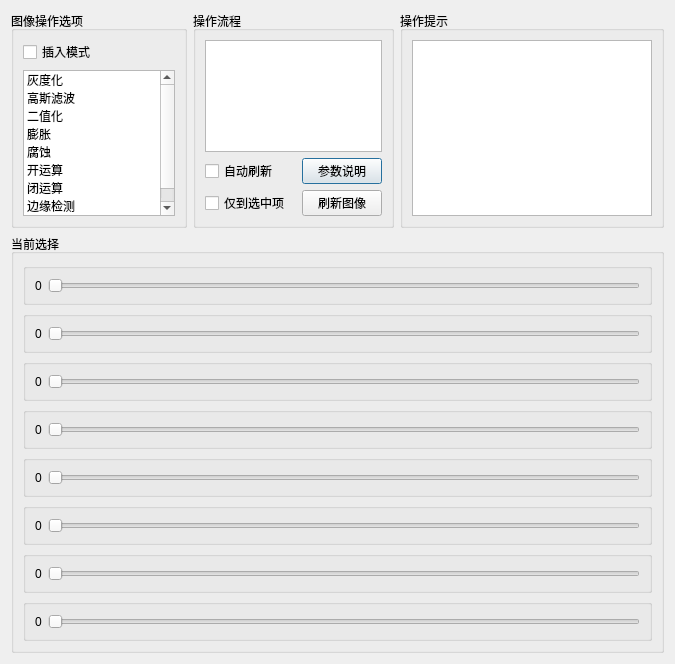
<?xml version="1.0" encoding="UTF-8"?>
<ui version="4.0">
 <class>ChildParam</class>
 <widget class="QDialog" name="ChildParam">
  <property name="geometry">
   <rect>
    <x>0</x>
    <y>0</y>
    <width>675</width>
    <height>664</height>
   </rect>
  </property>
  <property name="windowTitle">
   <string>参数调整表</string>
  </property>
  <layout class="QGridLayout" name="gridLayout_13" rowstretch="1,1" columnstretch="1,1,1,1,1,1" rowminimumheight="1,1" columnminimumwidth="1,1,1,1,1,1">
   <property name="verticalSpacing">
    <number>6</number>
   </property>
   <item row="0" column="2">
    <widget class="QGroupBox" name="groupBox_10">
     <property name="title">
      <string>操作流程</string>
     </property>
     <layout class="QGridLayout" name="gridLayout_10">
      <item row="1" column="0">
       <widget class="QCheckBox" name="checkBox">
        <property name="text">
         <string>自动刷新</string>
        </property>
        <property name="checked">
         <bool>false</bool>
        </property>
       </widget>
      </item>
      <item row="2" column="0">
       <widget class="QCheckBox" name="checkBox_3">
        <property name="enabled">
         <bool>true</bool>
        </property>
        <property name="text">
         <string>仅到选中项</string>
        </property>
       </widget>
      </item>
      <item row="0" column="0" colspan="3">
       <widget class="QListWidget" name="listWidget">
        <property name="dragEnabled">
         <bool>false</bool>
        </property>
        <property name="dragDropMode">
         <enum>QAbstractItemView::NoDragDrop</enum>
        </property>
        <property name="defaultDropAction">
         <enum>Qt::CopyAction</enum>
        </property>
       </widget>
      </item>
      <item row="1" column="2">
       <widget class="QPushButton" name="pushButton_12">
        <property name="text">
         <string>参数说明</string>
        </property>
       </widget>
      </item>
      <item row="2" column="2">
       <widget class="QPushButton" name="pushButton_11">
        <property name="text">
         <string>刷新图像</string>
        </property>
       </widget>
      </item>
     </layout>
    </widget>
   </item>
   <item row="0" column="3" colspan="3">
    <widget class="QGroupBox" name="groupBox_12">
     <property name="title">
      <string>操作提示</string>
     </property>
     <layout class="QGridLayout" name="gridLayout_3">
      <item row="0" column="0">
       <widget class="QTextBrowser" name="textBrowser"/>
      </item>
     </layout>
    </widget>
   </item>
   <item row="1" column="0" colspan="6">
    <widget class="QGroupBox" name="groupBox_2">
     <property name="title">
      <string>当前选择</string>
     </property>
     <layout class="QGridLayout" name="gridLayout_2">
      <item row="1" column="1">
       <widget class="QGroupBox" name="groupBox_7">
        <property name="title">
         <string/>
        </property>
        <layout class="QGridLayout" name="gridLayout_8">
         <item row="0" column="1">
          <widget class="QSlider" name="horizontalSlider_2">
           <property name="orientation">
            <enum>Qt::Horizontal</enum>
           </property>
           <property name="tickPosition">
            <enum>QSlider::NoTicks</enum>
           </property>
           <property name="tickInterval">
            <number>1</number>
           </property>
          </widget>
         </item>
         <item row="0" column="0">
          <widget class="QLabel" name="label_2">
           <property name="text">
            <string>0</string>
           </property>
          </widget>
         </item>
        </layout>
       </widget>
      </item>
      <item row="2" column="1">
       <widget class="QGroupBox" name="groupBox_8">
        <property name="title">
         <string/>
        </property>
        <layout class="QGridLayout" name="gridLayout_7">
         <item row="0" column="1">
          <widget class="QSlider" name="horizontalSlider_3">
           <property name="enabled">
            <bool>true</bool>
           </property>
           <property name="orientation">
            <enum>Qt::Horizontal</enum>
           </property>
           <property name="tickPosition">
            <enum>QSlider::NoTicks</enum>
           </property>
          </widget>
         </item>
         <item row="0" column="0">
          <widget class="QLabel" name="label_3">
           <property name="text">
            <string>0</string>
           </property>
          </widget>
         </item>
        </layout>
       </widget>
      </item>
      <item row="0" column="1">
       <widget class="QGroupBox" name="groupBox_6">
        <property name="enabled">
         <bool>true</bool>
        </property>
        <property name="title">
         <string/>
        </property>
        <layout class="QGridLayout" name="gridLayout_6">
         <item row="0" column="1">
          <widget class="QSlider" name="horizontalSlider">
           <property name="autoFillBackground">
            <bool>false</bool>
           </property>
           <property name="orientation">
            <enum>Qt::Horizontal</enum>
           </property>
           <property name="invertedAppearance">
            <bool>false</bool>
           </property>
           <property name="invertedControls">
            <bool>false</bool>
           </property>
           <property name="tickPosition">
            <enum>QSlider::NoTicks</enum>
           </property>
          </widget>
         </item>
         <item row="0" column="0">
          <widget class="QLabel" name="label">
           <property name="text">
            <string>0</string>
           </property>
          </widget>
         </item>
        </layout>
       </widget>
      </item>
      <item row="4" column="1">
       <widget class="QGroupBox" name="groupBox_13">
        <property name="title">
         <string/>
        </property>
        <layout class="QGridLayout" name="gridLayout_12">
         <item row="0" column="1">
          <widget class="QSlider" name="horizontalSlider_5">
           <property name="enabled">
            <bool>true</bool>
           </property>
           <property name="orientation">
            <enum>Qt::Horizontal</enum>
           </property>
           <property name="tickPosition">
            <enum>QSlider::NoTicks</enum>
           </property>
          </widget>
         </item>
         <item row="0" column="0">
          <widget class="QLabel" name="label_5">
           <property name="text">
            <string>0</string>
           </property>
          </widget>
         </item>
        </layout>
       </widget>
      </item>
      <item row="3" column="1">
       <widget class="QGroupBox" name="groupBox_11">
        <property name="title">
         <string/>
        </property>
        <layout class="QGridLayout" name="gridLayout_11">
         <item row="0" column="0">
          <widget class="QLabel" name="label_4">
           <property name="text">
            <string>0</string>
           </property>
          </widget>
         </item>
         <item row="0" column="1">
          <widget class="QSlider" name="horizontalSlider_4">
           <property name="enabled">
            <bool>true</bool>
           </property>
           <property name="orientation">
            <enum>Qt::Horizontal</enum>
           </property>
           <property name="tickPosition">
            <enum>QSlider::NoTicks</enum>
           </property>
          </widget>
         </item>
        </layout>
       </widget>
      </item>
      <item row="6" column="1">
       <widget class="QGroupBox" name="groupBox_15">
        <property name="title">
         <string/>
        </property>
        <layout class="QGridLayout" name="gridLayout_15">
         <item row="0" column="1">
          <widget class="QSlider" name="horizontalSlider_7">
           <property name="enabled">
            <bool>true</bool>
           </property>
           <property name="orientation">
            <enum>Qt::Horizontal</enum>
           </property>
           <property name="tickPosition">
            <enum>QSlider::NoTicks</enum>
           </property>
          </widget>
         </item>
         <item row="0" column="0">
          <widget class="QLabel" name="label_7">
           <property name="text">
            <string>0</string>
           </property>
          </widget>
         </item>
        </layout>
       </widget>
      </item>
      <item row="5" column="1">
       <widget class="QGroupBox" name="groupBox_14">
        <property name="title">
         <string/>
        </property>
        <layout class="QGridLayout" name="gridLayout_14">
         <item row="0" column="0">
          <widget class="QLabel" name="label_6">
           <property name="text">
            <string>0</string>
           </property>
          </widget>
         </item>
         <item row="0" column="1">
          <widget class="QSlider" name="horizontalSlider_6">
           <property name="enabled">
            <bool>true</bool>
           </property>
           <property name="orientation">
            <enum>Qt::Horizontal</enum>
           </property>
           <property name="tickPosition">
            <enum>QSlider::NoTicks</enum>
           </property>
          </widget>
         </item>
        </layout>
       </widget>
      </item>
      <item row="7" column="1">
       <widget class="QGroupBox" name="groupBox_9">
        <property name="enabled">
         <bool>true</bool>
        </property>
        <property name="title">
         <string/>
        </property>
        <layout class="QGridLayout" name="gridLayout_9">
         <item row="0" column="1">
          <widget class="QSlider" name="horizontalSlider_8">
           <property name="autoFillBackground">
            <bool>false</bool>
           </property>
           <property name="orientation">
            <enum>Qt::Horizontal</enum>
           </property>
           <property name="invertedAppearance">
            <bool>false</bool>
           </property>
           <property name="invertedControls">
            <bool>false</bool>
           </property>
           <property name="tickPosition">
            <enum>QSlider::NoTicks</enum>
           </property>
          </widget>
         </item>
         <item row="0" column="0">
          <widget class="QLabel" name="label_8">
           <property name="text">
            <string>0</string>
           </property>
          </widget>
         </item>
        </layout>
       </widget>
      </item>
     </layout>
    </widget>
   </item>
   <item row="0" column="0" colspan="2">
    <widget class="QGroupBox" name="groupBox">
     <property name="title">
      <string>图像操作选项</string>
     </property>
     <layout class="QGridLayout" name="gridLayout">
      <item row="1" column="2">
       <widget class="QListWidget" name="listWidget_2">
        <property name="focusPolicy">
         <enum>Qt::StrongFocus</enum>
        </property>
        <property name="dragEnabled">
         <bool>false</bool>
        </property>
        <property name="dragDropMode">
         <enum>QAbstractItemView::NoDragDrop</enum>
        </property>
        <item>
         <property name="text">
          <string>灰度化</string>
         </property>
        </item>
        <item>
         <property name="text">
          <string>高斯滤波</string>
         </property>
        </item>
        <item>
         <property name="text">
          <string>二值化</string>
         </property>
        </item>
        <item>
         <property name="text">
          <string>膨胀</string>
         </property>
        </item>
        <item>
         <property name="text">
          <string>腐蚀</string>
         </property>
        </item>
        <item>
         <property name="text">
          <string>开运算</string>
         </property>
        </item>
        <item>
         <property name="text">
          <string>闭运算</string>
         </property>
        </item>
        <item>
         <property name="text">
          <string>边缘检测</string>
         </property>
        </item>
        <item>
         <property name="text">
          <string>轮廓查找</string>
         </property>
        </item>
       </widget>
      </item>
      <item row="0" column="2">
       <widget class="QCheckBox" name="checkBox_2">
        <property name="text">
         <string>插入模式</string>
        </property>
       </widget>
      </item>
     </layout>
    </widget>
   </item>
  </layout>
 </widget>
 <resources/>
 <connections/>
</ui>
